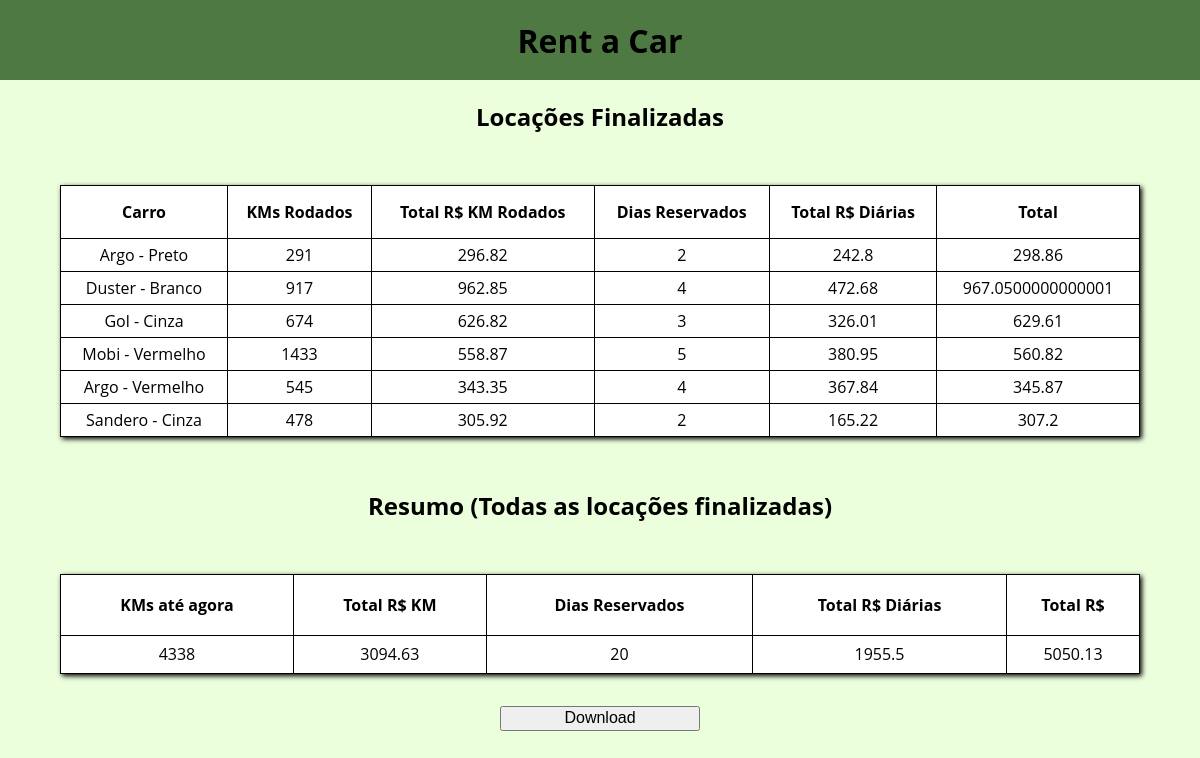
Page /resumo on the committed database.
### model/entities.py (models this page shows)
class Locacao(Base):
    __tablename__ = 'locacao'
    id = db.Column(db.Integer, primary_key=True)
    veiculo_id = db.Column(db.Integer, db.ForeignKey('veiculo.id'), nullable=False)
    cliente_id = db.Column(db.Integer, db.ForeignKey('cliente.id'), nullable=False)
    cidade_origem_id = db.Column(db.Integer, db.ForeignKey('cidade.id'), nullable=False)
    cidade_destino_id = db.Column(db.Integer, db.ForeignKey('cidade.id'))
    km_rodado = db.Column(db.Integer)
    qt_dias_reservados = db.Column(db.Integer, nullable=False)

class Veiculo(Base):
    __tablename__ = 'veiculo'
    id = db.Column(db.Integer, primary_key=True)
    cidade_id = db.Column(db.Integer, db.ForeignKey('cidade.id'), nullable=False)
    modelo = db.Column(db.String(100),  nullable=False)
    cor = db.Column(db.String(100),  nullable=False)
    ano = db.Column(db.Integer,  nullable=False)
    odometro = db.Column(db.Integer,  nullable=False)
    disponivel = db.Column(db.Boolean,  nullable=False)
    valor_diaria = db.Column(db.Float,  nullable=False)
    valor_km_rodado = db.Column(db.Float,  nullable=False)

### routes.py (the view)
@app.route('/resumo', methods=['POST', 'GET'])
def resumo():
  locacoes_service = locacoesService.LocacoesService()
  locacoes_finalizadas = locacoes_service.get_locacoes_finalizadas()
  resumo = locacoes_service.get_resumo_todas_locacoes_finalizadas(locacoes_finalizadas)
  return render_template('resumo.html', locacoes=locacoes_finalizadas, resumo=resumo)

### dao/locacaoDao.py (called while the page is built)
  def get_locacoes_finalizadas(self):
    cidade_origem = aliased(entities.Cidade)
    cidade_destino = aliased(entities.Cidade)
    return session.query(entities.Locacao)\
      .join(entities.Cliente)\
        .join(entities.Veiculo)\
          .join(cidade_origem, cidade_origem.id == entities.Locacao.cidade_origem_id)\
            .join(cidade_destino, cidade_destino.id == entities.Locacao.cidade_destino_id)\
              .where().all()

### service/locacoesService.py (called while the page is built)
  def get_locacoes_finalizadas(self):
    locacao = locacaoDao.LocacaoDao()
    query = locacao.get_locacoes_finalizadas()
    if query:
      return query
    else:
      return[self.ERRO_RESPONSE]

  def get_resumo_todas_locacoes_finalizadas(self, locacoes_finalizadas):
    km_total = 0
    valor_km_total = 0
    diaria_total = 0
    valor_diaria_total = 0
    valor_total = 0
    for locacao in locacoes_finalizadas:
      km_total += locacao.km_rodado
      valor_km_total += locacao.km_rodado * locacao.veiculo.valor_km_rodado
      diaria_total += locacao.qt_dias_reservados
      valor_diaria_total += locacao.qt_dias_reservados * locacao.veiculo.valor_diaria
    valor_total = valor_diaria_total + valor_km_total
    return [km_total, valor_km_total, diaria_total, valor_diaria_total, valor_total]

### templates/resumo.html (shortened to what this page needs)
{% extends "main.html" %}
{% block main %}
<section class="main">
  <h1>Locações Finalizadas</h1>
  <table>
    <tr>
      <th>
        Carro
      </th>
      <th>
        KMs Rodados
      </th>
      <th>
        Total R$ KM Rodados
      </th>
      <th>
        Dias Reservados
      </th>
      <th>
        Total R$ Diárias
      </th>
      <th>
        Total
      </th>
    </tr>
    {% if locacoes %}
      {% for locacao in locacoes %}
        <tr>
          <td>
            {{locacao.veiculo.modelo}} - {{locacao.veiculo.cor}}
          </td>
          <td>
            {{locacao.km_rodado}}
          </td>
          <td>
            {{locacao.km_rodado * locacao.veiculo.valor_km_rodado}}
          </td>
          <td>
            {{locacao.qt_dias_reservados}}
          </td>
          <td>
            {{locacao.qt_dias_reservados * locacao.veiculo.valor_diaria}}
          </td>
          <td>
            {{locacao.km_rodado * locacao.veiculo.valor_km_rodado + locacao.qt_dias_reservados * locacao.veiculo.valor_km_rodado}}
          </td>
        </tr>
      {% endfor %}
    {% else %}
      <tr>
        <td colspan="6" class="center">
          {{locacoes[0]}}
        </td>
      </tr>
    {% endif %}
    </table>
    <h1>Resumo (Todas as locações finalizadas)</h1>
    <table>
      <tr>
        <th>
          KMs até agora
        </th>
        <th>
          Total R$ KM
        </th>
        <th>
          Dias Reservados
        </th>
        <th>
          Total R$ Diárias
        </th>
        <th>
          Total R$
        </th>
      </tr>
      {% if resumo %}
        <tr>
          <td>
            {{resumo[0]}}
          </td>
          <td>
            {{resumo[1]}}
          </td>
          <td>
            {{resumo[2]}}
          </td>
          <td>
            {{resumo[3]}}
          </td>
          <td>
            {{resumo[4]}}
          </td>
        </tr>
      {% else %}
        <tr>
          <td colspan="6" class="center">
            Erro ao carregar dados resumidos
          </td>
        </tr>
      {% endif %}
    </table>
    <form action="{{ url_for('resumo_md_download')}}" method = "post">
      <input type = "submit" value = "Download" />
    </form>
</section>
{% endblock %}

### templates/main.html (shortened to what this page needs)
<!DOCTYPE html>
<html lang="en">
<head>
    <link rel="stylesheet" type="text/css" href="{{ url_for('static', filename='css/home.css') }}">
</head>
<body>
    <header>
        <a class="title" href="{{ url_for('home')}}">Rent a Car</a>
    </header>
    {% block main %}
    {% endblock %}
</body>
</html>

### static/css/home.css (style rules this page uses)
body { margin: 0; box-sizing: border-box; font-family: 'Open Sans', sans-serif; }
header { position: fixed; top: 0; display: flex; justify-content: center; align-items: center; text-align: center; background-color: #4F7942; width: 100%; height: 80px; }
header a { text-decoration: none; font-weight: bold; font-size: xx-large; color: black; }
section { background-color: #ECFFDC; margin-top: 80px; width: 100%; min-height: 91vh; display: flex; justify-content: space-evenly; align-items: center; flex-wrap: wrap; }
table { width: 90vw; border-collapse: collapse; border-color: black; background-color: white; box-shadow: 2px 2px 5px; min-height: 100px; text-align: center; }
table th { height: 50px; border: 1px solid; }
table td { height: 30px; border: 1px solid; }
form { display: flex; flex-direction: column; }
input { min-width: 200px; font-size: medium; height: 25px; }
.main { display: flex; flex-direction: column; justify-content: start; align-items: center; }

### rows in the picture
Locacao: veiculo.modelo "Argo", veiculo.cor "Preto", km_rodado "291", locacao.km_rodado*locacao.veiculo.valor_km_rodado "296.82", qt_dias_reservados "2", locacao.qt_dias_reservados*locacao.veiculo.valor_diaria "242.8", km_rodado+qt_dias_reservados "298.86"
Locacao: veiculo.modelo "Duster", veiculo.cor "Branco", km_rodado "917", locacao.km_rodado*locacao.veiculo.valor_km_rodado "962.85", qt_dias_reservados "4", locacao.qt_dias_reservados*locacao.veiculo.valor_diaria "472.68", km_rodado+qt_dias_reservados "967.0500000000001"
Locacao: veiculo.modelo "Gol", veiculo.cor "Cinza", km_rodado "674", locacao.km_rodado*locacao.veiculo.valor_km_rodado "626.82", qt_dias_reservados "3", locacao.qt_dias_reservados*locacao.veiculo.valor_diaria "326.01", km_rodado+qt_dias_reservados "629.61"
Locacao: veiculo.modelo "Mobi", veiculo.cor "Vermelho", km_rodado "1433", locacao.km_rodado*locacao.veiculo.valor_km_rodado "558.87", qt_dias_reservados "5", locacao.qt_dias_reservados*locacao.veiculo.valor_diaria "380.95", km_rodado+qt_dias_reservados "560.82"
Locacao: veiculo.modelo "Argo", veiculo.cor "Vermelho", km_rodado "545", locacao.km_rodado*locacao.veiculo.valor_km_rodado "343.35", qt_dias_reservados "4", locacao.qt_dias_reservados*locacao.veiculo.valor_diaria "367.84", km_rodado+qt_dias_reservados "345.87"
Locacao: veiculo.modelo "Sandero", veiculo.cor "Cinza", km_rodado "478", locacao.km_rodado*locacao.veiculo.valor_km_rodado "305.92", qt_dias_reservados "2", locacao.qt_dias_reservados*locacao.veiculo.valor_diaria "165.22", km_rodado+qt_dias_reservados "307.2"

### other values in the picture
{{ resumo[0] }} "4338"
{{ resumo[1] }} "3094.63"
{{ resumo[2] }} "20"
{{ resumo[3] }} "1955.5"
{{ resumo[4] }} "5050.13"
